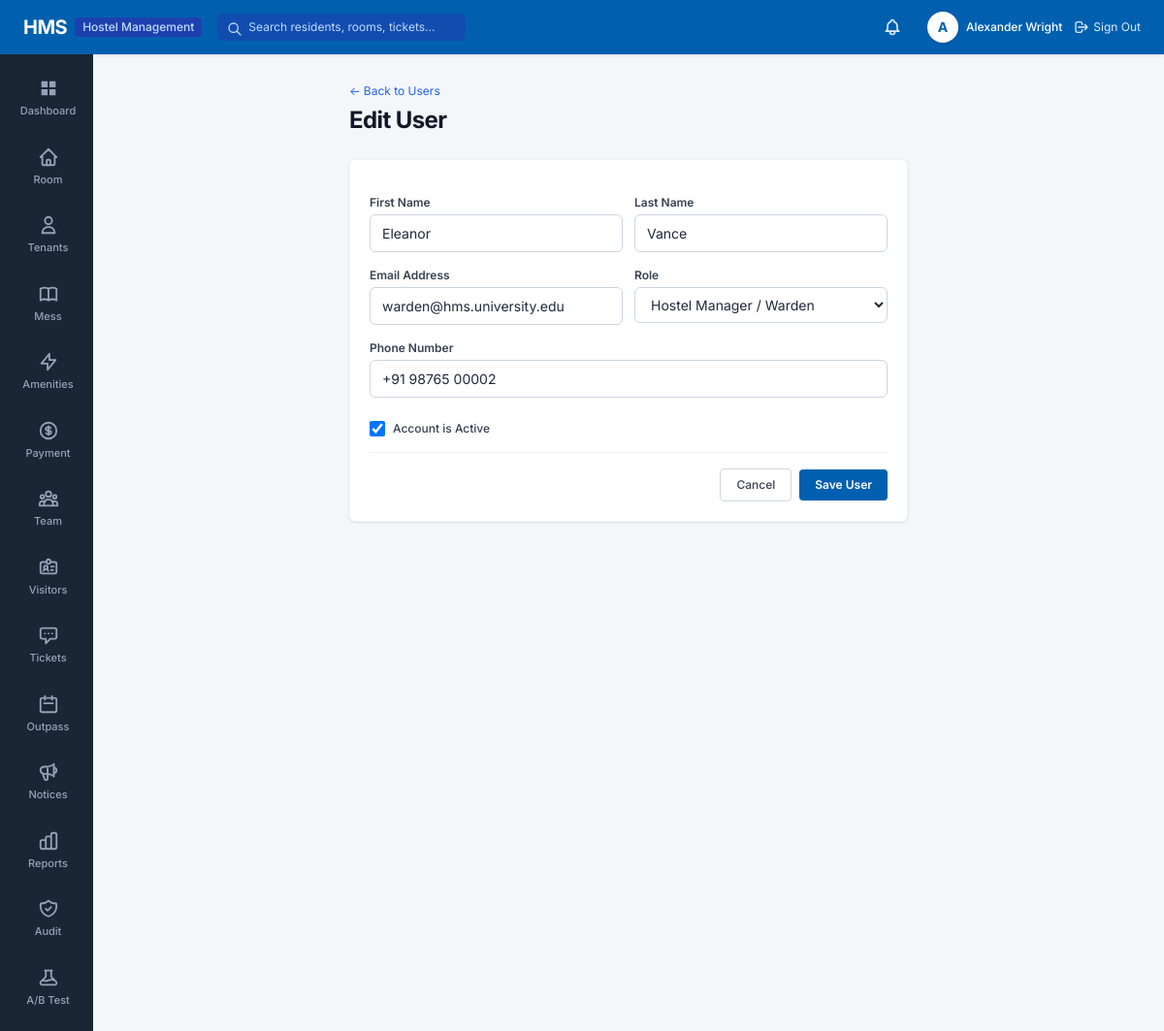
Screenshot of /accounts/users/2/edit/ (signed in) with the database file from the repository.
### apps/accounts/models.py (models this page shows, shortened)
class User(AbstractUser):
    class Role(models.TextChoices):
        ADMIN = 'ADMIN', 'System Administrator'
        WARDEN = 'WARDEN', 'Hostel Manager / Warden'
        ACCOUNTS = 'ACCOUNTS', 'Accounts Staff'
        MAINTENANCE = 'MAINTENANCE', 'Maintenance Staff'
        RESIDENT = 'RESIDENT', 'Resident'
    role = models.CharField(
        max_length=20,
        choices=Role.choices,
        default=Role.RESIDENT,
        help_text="Designates the user's role and permission scope in HMS."
    )
    phone_number = models.CharField(max_length=20, blank=True, null=True)
    profile_picture = models.ImageField(upload_to='profiles/', blank=True, null=True)
    class Meta:
        verbose_name = 'User'
        verbose_name_plural = 'Users'
        ordering = ['username']
    @property
    def is_admin_user(self):
        return self.role == self.Role.ADMIN or self.is_superuser
    @property
    def is_resident(self):
        return self.role == self.Role.RESIDENT

### apps/accounts/views.py (the view)
# urls.py: path('users/<int:user_id>/edit/', views.user_update_view, name='user_update'),
@login_required
@role_required(['ADMIN'])
def user_update_view(request, user_id):
    user_obj = get_object_or_404(User, id=user_id)
    if request.method == 'POST':
        form = AdminUserUpdateForm(request.POST, instance=user_obj)
        if form.is_valid():
            form.save()
            messages.success(request, f"User account '{user_obj.username}' updated successfully.")
            return redirect('accounts:user_list')
    else:
        form = AdminUserUpdateForm(instance=user_obj)
    return render(request, 'accounts/user_form.html', {'form': form, 'user_obj': user_obj, 'action': 'Edit User'})

### apps/accounts/forms.py
class AdminUserUpdateForm(forms.ModelForm):
    class Meta:
        model = User
        fields = ['first_name', 'last_name', 'email', 'role', 'phone_number', 'is_active']
        widgets = {
            'first_name': forms.TextInput(attrs={'class': 'form-input'}),
            'last_name': forms.TextInput(attrs={'class': 'form-input'}),
            'email': forms.EmailInput(attrs={'class': 'form-input'}),
            'role': forms.Select(attrs={'class': 'form-select'}),
            'phone_number': forms.TextInput(attrs={'class': 'form-input'}),
            'is_active': forms.CheckboxInput(attrs={'class': 'form-checkbox h-4 w-4 text-blue-600'}),
        }

### apps/notifications/context_processors.py (called while the page is built)
def notifications_context(request):
    if request.user.is_authenticated:
        unread_count = InAppNotification.objects.filter(recipient=request.user, is_read=False).count()
        recent_notifs = InAppNotification.objects.filter(recipient=request.user).order_by('-created_at')[:5]
        return {
            'unread_notifications_count': unread_count,
            'recent_notifications': recent_notifs,
        }
    return {
        'unread_notifications_count': 0,
        'recent_notifications': [],
    }

### templates/accounts/user_form.html (shortened to what this page needs)
{% extends 'base.html' %}
{% block content %}
<div class="max-w-xl mx-auto space-y-6">
    <div>
        <a href="{% url 'accounts:user_list' %}" class="text-xs text-blue-600 hover:underline">&larr; Back to Users</a>
        <h1 class="text-2xl font-bold tracking-tight text-gray-900 mt-1">{{ action }}</h1>
    </div>
    <div class="hms-card">
        <form method="POST" class="space-y-4">
            <div class="grid grid-cols-2 gap-3">
                <div>
                    <label class="block text-xs font-semibold text-gray-700 mb-1">First Name</label>
                    {{ form.first_name }}
                </div>
                <div>
                    <label class="block text-xs font-semibold text-gray-700 mb-1">Last Name</label>
                    {{ form.last_name }}
                </div>
            </div>
            <div class="grid grid-cols-2 gap-3">
                <div>
                    <label class="block text-xs font-semibold text-gray-700 mb-1">Email Address</label>
                    {{ form.email }}
                </div>
                <div>
                    <label class="block text-xs font-semibold text-gray-700 mb-1">Role</label>
                    {{ form.role }}
                </div>
            </div>
            <div>
                <label class="block text-xs font-semibold text-gray-700 mb-1">Phone Number</label>
                {{ form.phone_number }}
            </div>
            {% if form.is_active %}
            <div class="flex items-center space-x-2 pt-2">
                {{ form.is_active }}
                <label class="text-xs font-medium text-gray-700">Account is Active</label>
            </div>
            {% endif %}
            <div class="pt-4 border-t border-gray-100 flex items-center justify-end space-x-2">
                <a href="{% url 'accounts:user_list' %}" class="px-4 py-2 border border-gray-300 rounded text-xs font-medium text-gray-700 hover:bg-gray-50">Cancel</a>
                <button type="submit" class="px-4 py-2 bg-[#0060af] hover:bg-[#005096] text-white text-xs font-semibold rounded shadow-sm">Save User</button>
            </div>
        </form>
    </div>
</div>
{% endblock %}

### templates/base.html (shortened to what this page needs)
{% load static %}
<!DOCTYPE html>
<html lang="en">
<head>
    <script src="https://cdn.tailwindcss.com"></script>
    <link rel="stylesheet" href="{% static 'css/hms.css' %}">
</head>
<body class="bg-[#f4f6f9] text-[#1e293b] flex flex-col min-h-screen">
    <header class="hms-header flex items-center justify-between px-6 text-white sticky top-0 z-50">
        <div class="flex items-center space-x-4">
            <a href="{% url 'accounts:dashboard' %}" class="flex items-center space-x-2 text-white hover:opacity-90 transition">
                <span class="text-xl font-bold tracking-tight">HMS</span>
                <span class="text-xs bg-blue-800 text-blue-200 px-2 py-0.5 rounded font-medium">Hostel Management</span>
            </a>
            <form action="{% url 'reports:global_search' %}" method="GET" class="hidden md:flex items-center ml-6">
                <div class="relative">
                    <input type="text" name="q" placeholder="Search residents, rooms, tickets..."
                           class="bg-blue-800/60 text-white placeholder-blue-200 text-xs rounded-md px-3 py-1.5 pl-8 focus:outline-none focus:ring-1 focus:ring-white w-64 transition">
                    <svg class="w-4 h-4 text-blue-200 absolute left-2.5 top-2" fill="none" stroke="currentColor" viewBox="0 0 24 24">
                        <path stroke-linecap="round" stroke-linejoin="round" stroke-width="2" d="M21 21l-6-6m2-5a7 7 0 11-14 0 7 7 0 0114 0z"></path>
                    </svg>
                </div>
            </form>
        </div>
        <div class="flex items-center space-x-5">
            <a href="{% url 'notifications:notification_list' %}" class="relative p-1.5 text-blue-100 hover:text-white hover:bg-blue-800 rounded-full transition" title="Notifications">
            </a>
            <div class="flex items-center space-x-3">
                <a href="{% url 'accounts:profile' %}" class="flex items-center space-x-2 text-white hover:opacity-90">
                    <div class="w-8 h-8 rounded-full bg-white text-hmsblue font-bold flex items-center justify-center text-sm shadow">
                        {{ request.user.first_name|default:request.user.username|make_list|first|upper }}
                    </div>
                    <span class="hidden sm:inline text-xs font-medium">{{ request.user.get_full_name|default:request.user.username }}</span>
                </a>
                <a href="{% url 'accounts:logout' %}" class="text-xs text-blue-100 hover:text-white hover:underline flex items-center space-x-1 ml-2">
                    <svg class="w-4 h-4" fill="none" stroke="currentColor" viewBox="0 0 24 24">
                        <path stroke-linecap="round" stroke-linejoin="round" stroke-width="2" d="M17 16l4-4m0 0l-4-4m4 4H7m6 4v1a3 3 0 01-3 3H6a3 3 0 01-3-3V7a3 3 0 013-3h4a3 3 0 013 3v1"></path>
                    </svg>
                    <span>Sign Out</span>
                </a>
            </div>
        </div>
    </header>
    <div class="flex flex-1">
        <aside class="hms-sidebar flex flex-col py-3 select-none">
            <nav class="space-y-1">
                <a href="{% url 'accounts:dashboard' %}" class="hms-nav-item {% if request.resolver_match.app_name == 'accounts' and request.resolver_match.url_name == 'hostel_dashboard' %}active{% endif %}">
                    <svg fill="currentColor" viewBox="0 0 24 24">
                        <path d="M4 4h7v7H4V4zm9 0h7v7h-7V4zm-9 9h7v7H4v-7zm9 0h7v7h-7v-7z"/>
                    </svg>
                    <span>Dashboard</span>
                </a>
                <a href="{% url 'rooms:room_list' %}" class="hms-nav-item {% if request.resolver_match.app_name == 'rooms' %}active{% endif %}">
                    <svg fill="none" stroke="currentColor" stroke-width="2" viewBox="0 0 24 24">
                        <path stroke-linecap="round" stroke-linejoin="round" d="M3 12l2-2m0 0l7-7 7 7M5 10v10a1 1 0 001 1h3m10-11l2 2m-2-2v10a1 1 0 01-1 1h-3m-6 0a1 1 0 001-1v-4a1 1 0 011-1h2a1 1 0 011 1v4a1 1 0 001 1m-6 0h6"/>
                    </svg>
                    <span>Room</span>
                </a>
                {% if not request.user.is_resident %}
                <a href="{% url 'residents:resident_list' %}" class="hms-nav-item {% if request.resolver_match.app_name == 'residents' and request.resolver_match.url_name != 'resident_dashboard' %}active{% endif %}">
                    <svg fill="none" stroke="currentColor" stroke-width="2" viewBox="0 0 24 24">
                        <path stroke-linecap="round" stroke-linejoin="round" d="M16 7a4 4 0 11-8 0 4 4 0 018 0zM12 14a7 7 0 00-7 7h14a7 7 0 00-7-7z"/>
                    </svg>
                    <span>Tenants</span>
                </a>
                {% endif %}
                <a href="{% url 'dining:meal_menu' %}" class="hms-nav-item {% if request.resolver_match.app_name == 'dining' %}active{% endif %}">
                    <span>Mess</span>
                </a>
                <a href="{% url 'rooms:amenity_list' %}" class="hms-nav-item {% if request.resolver_match.url_name == 'amenity_list' %}active{% endif %}">
                    <svg fill="none" stroke="currentColor" stroke-width="2" viewBox="0 0 24 24">
                        <path stroke-linecap="round" stroke-linejoin="round" d="M13 10V3L4 14h7v7l9-11h-7z"/>
                    </svg>
                    <span>Amenities</span>
                </a>
                <a href="{% url 'finance:payment_list' %}" class="hms-nav-item {% if request.resolver_match.app_name == 'finance' %}active{% endif %}">
                    <svg fill="none" stroke="currentColor" stroke-width="2" viewBox="0 0 24 24">
                        <path stroke-linecap="round" stroke-linejoin="round" d="M12 8c-1.657 0-3 .895-3 2s1.343 2 3 2 3 .895 3 2-1.343 2-3 2m0-8c1.11 0 2.08.402 2.599 1M12 8V7m0 1v8m0 0v1m0-1c-1.11 0-2.08-.402-2.599-1M21 12a9 9 0 11-18 0 9 9 0 0118 0z"/>
                    </svg>
                    <span>Payment</span>
                </a>
                {% if request.user.is_admin_user %}
                <a href="{% url 'accounts:user_list' %}" class="hms-nav-item {% if request.resolver_match.url_name == 'user_list' %}active{% endif %}">
                    <span>Team</span>
                </a>
                {% endif %}
                <a href="{% url 'visitors:visitor_list' %}" class="hms-nav-item {% if request.resolver_match.app_name == 'visitors' %}active{% endif %}">
                    <span>Visitors</span>
                </a>
                <a href="{% url 'complaints:complaint_list' %}" class="hms-nav-item {% if request.resolver_match.app_name == 'complaints' %}active{% endif %}">
                    <svg fill="none" stroke="currentColor" stroke-width="2" viewBox="0 0 24 24">
                        <path stroke-linecap="round" stroke-linejoin="round" d="M8 10h.01M12 10h.01M16 10h.01M9 16H5a2 2 0 01-2-2V6a2 2 0 012-2h14a2 2 0 012 2v8a2 2 0 01-2 2h-5l-5 5v-5z"/>
                    </svg>
                    <span>Tickets</span>
                </a>
                <a href="{% url 'attendance:outpass_list' %}" class="hms-nav-item {% if request.resolver_match.app_name == 'attendance' %}active{% endif %}">
                    <svg fill="none" stroke="currentColor" stroke-width="2" viewBox="0 0 24 24">
                        <path stroke-linecap="round" stroke-linejoin="round" d="M8 7V3m8 4V3m-9 8h10M5 21h14a2 2 0 002-2V7a2 2 0 00-2-2H5a2 2 0 00-2 2v12a2 2 0 002 2z"/>
                    </svg>
                    <span>Outpass</span>
                </a>
                <a href="{% url 'notices:notice_list' %}" class="hms-nav-item {% if request.resolver_match.app_name == 'notices' %}active{% endif %}">
                    <span>Notices</span>
                </a>
                {% if not request.user.is_resident %}
                <a href="{% url 'reports:reports_overview' %}" class="hms-nav-item {% if request.resolver_match.app_name == 'reports' %}active{% endif %}">
                    <span>Reports</span>
                </a>
                {% endif %}
                {% if request.user.is_admin_user %}
                <a href="{% url 'audit:audit_list' %}" class="hms-nav-item {% if request.resolver_match.app_name == 'audit' %}active{% endif %}">
                    <span>Audit</span>
                </a>
                <a href="{% url 'abtesting:ab_dashboard' %}" class="hms-nav-item {% if request.resolver_match.app_name == 'abtesting' %}active{% endif %}">
                    <span>A/B Test</span>
                </a>
                {% endif %}
            </nav>
        </aside>
        <main class="hms-main-content">
            {% block content %}{% endblock %}
        </main>
    </div>
</body>
</html>

### static/css/hms.css (style rules this page uses)
:root { --hms-blue-header: #0060af; --hms-blue-hover: #005096; --hms-sidebar-bg: #1a2634; --hms-sidebar-hover: #223244; --hms-sidebar-active: #0060af; --hms-page-bg: #f4f6f9; --hms-card-bg: #ffffff; --hms-text-main: #1e293b; --hms-text-muted: #64748b; --hms-green: #16a34a; --hms-red: #dc2626; --hms-amber: #d97706; }
body { background-color: var(--hms-page-bg); color: var(--hms-text-main); font-family: 'Inter', -apple-system, BlinkMacSystemFont, "Segoe UI", Roboto, sans-serif; margin: 0; padding: 0; min-height: 100vh; }
.hms-header { background-color: var(--hms-blue-header); height: 56px; box-shadow: 0 1px 3px rgba(0, 0, 0, 0.1); }
.hms-sidebar { background-color: var(--hms-sidebar-bg); width: 96px; min-height: calc(100vh - 56px); transition: width 0.2s ease; }
.hms-nav-item { display: flex; flex-direction: column; align-items: center; justify-content: center; padding: 12px 6px; color: #94a3b8; text-decoration: none; font-size: 11px; font-weight: 500; transition: all 0.15s ease-in-out; border-left: 3px solid transparent; }
.hms-nav-item svg { width: 22px; height: 22px; margin-bottom: 4px; }
.hms-main-content { background-color: var(--hms-page-bg); flex: 1; padding: 24px 32px; }
.hms-card { background: #ffffff; border-radius: 6px; box-shadow: 0 1px 3px rgba(0, 0, 0, 0.06), 0 1px 2px rgba(0, 0, 0, 0.04); padding: 20px; border: 1px solid #edf2f7; }
.form-input, .form-select, .form-textarea { width: 100%; border: 1px solid #cbd5e1; border-radius: 6px; padding: 8px 12px; font-size: 14px; outline: none; transition: border-color 0.15s ease, box-shadow 0.15s ease; background-color: #ffffff; }

### rows the page displays
User: user.first_name|make_list "A", user.get_full_name "Alexander Wright"
User: first_name "Eleanor", last_name "Vance", email "warden@hms.university.edu", role "Hostel Manager / Warden", phone_number "+91 98765 00002", is_active "☑"

### other values shown
{{ action }} "Edit User"
